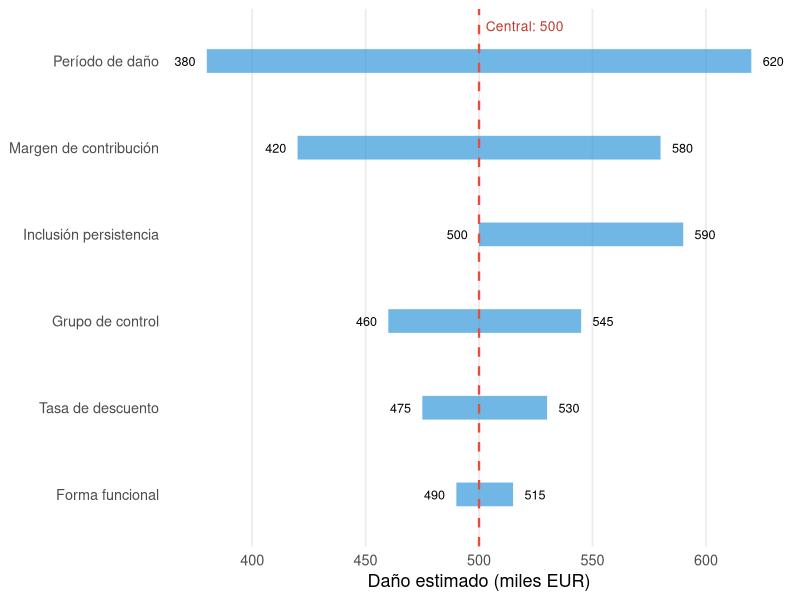

The R source for this figure:
## ---- chunk 1
#| label: setup-ch17
#| include: false
library(tidyverse)
library(kableExtra)
## ---- chunk 2
#| label: fig-tornado
#| fig-cap: "Tornado chart: impacto de cada supuesto sobre la cuantificación del daño. Las barras más largas identifican los supuestos más influyentes"
#| fig-width: 9
#| fig-height: 5.5

set.seed(1717)

# Escenario central y variaciones
central <- 500

variaciones <- tibble(
  supuesto = c("Margen de contribución", "Tasa de descuento",
               "Período de daño", "Grupo de control",
               "Forma funcional", "Inclusión persistencia"),
  bajo = c(420, 475, 380, 460, 490, 500),
  alto = c(580, 530, 620, 545, 515, 590)
) |>
  mutate(
    rango = alto - bajo,
    supuesto = fct_reorder(supuesto, rango)
  )

ggplot(variaciones) +
  geom_segment(aes(x = bajo, xend = alto, y = supuesto, yend = supuesto),
               linewidth = 8, color = "#3498db", alpha = 0.7) +
  geom_vline(xintercept = central, linetype = "dashed", color = "#e74c3c", linewidth = 0.8) +
  geom_text(aes(x = bajo - 5, y = supuesto, label = bajo), hjust = 1, size = 3.2) +
  geom_text(aes(x = alto + 5, y = supuesto, label = alto), hjust = 0, size = 3.2) +
  annotate("text", x = central + 3, y = 6.4, label = paste0("Central: ", central),
           color = "#c0392b", size = 3.5, hjust = 0) +
  labs(x = "Daño estimado (miles EUR)", y = NULL) +
  theme_minimal(base_size = 13) +
  theme(panel.grid.minor = element_blank(), panel.grid.major.y = element_blank())
## ---- chunk 3
#| label: tbl-escenarios
#| tbl-cap: "Análisis de escenarios: conservador, central y optimista"

escenarios <- tibble(
  Escenario = c("Conservador", "Central", "Optimista"),
  `Margen (%)` = c("35%", "42%", "50%"),
  `Período daño` = c("Solo infracción", "Infracción + 6 meses", "Infracción + persistencia"),
  `Tasa descuento` = c("2%", "4%", "6%"),
  `Daño estimado` = c(380, 500, 650)
)

escenarios |>
  knitr::kable(format = "pipe", align = c("l", "l", "l", "l", "r"))
